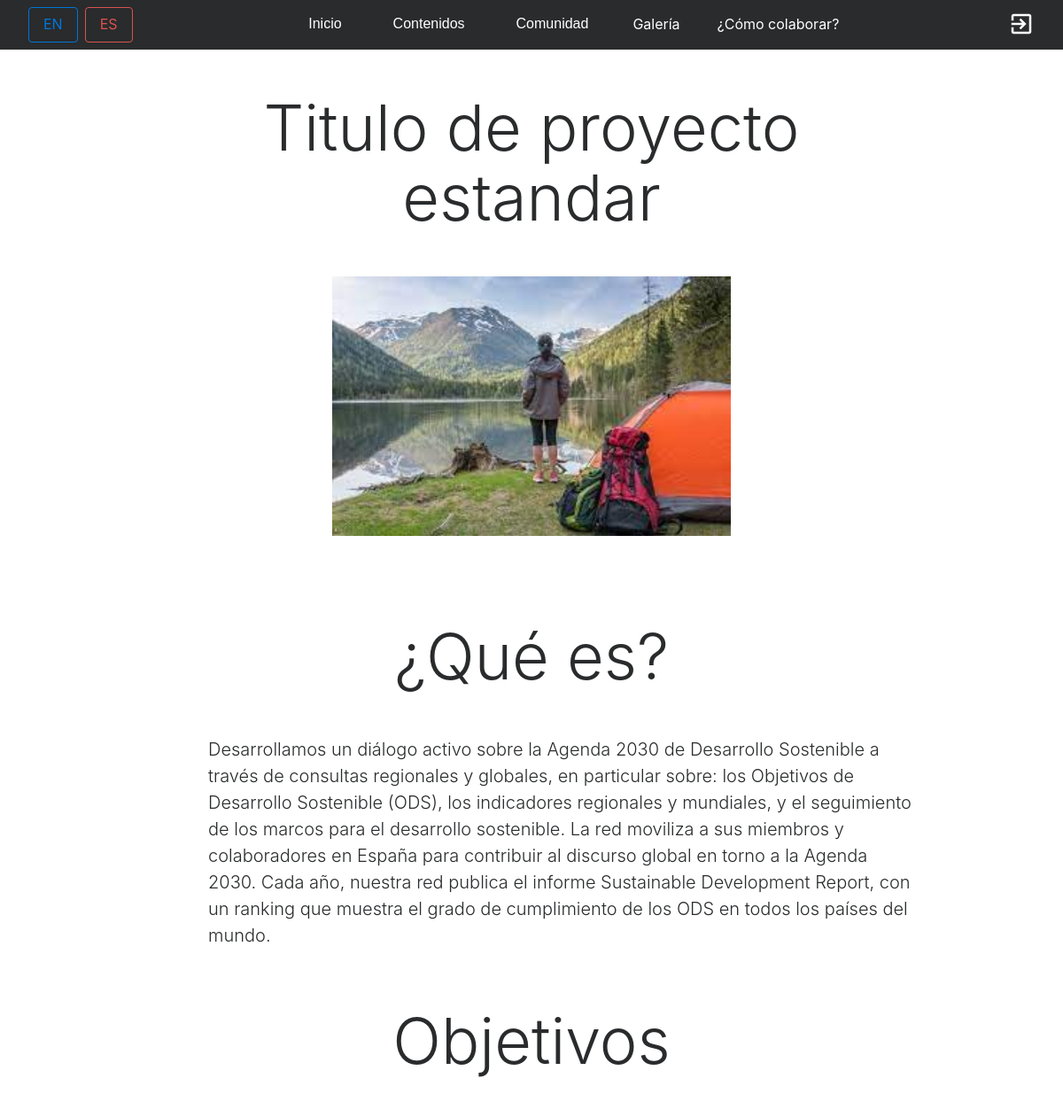
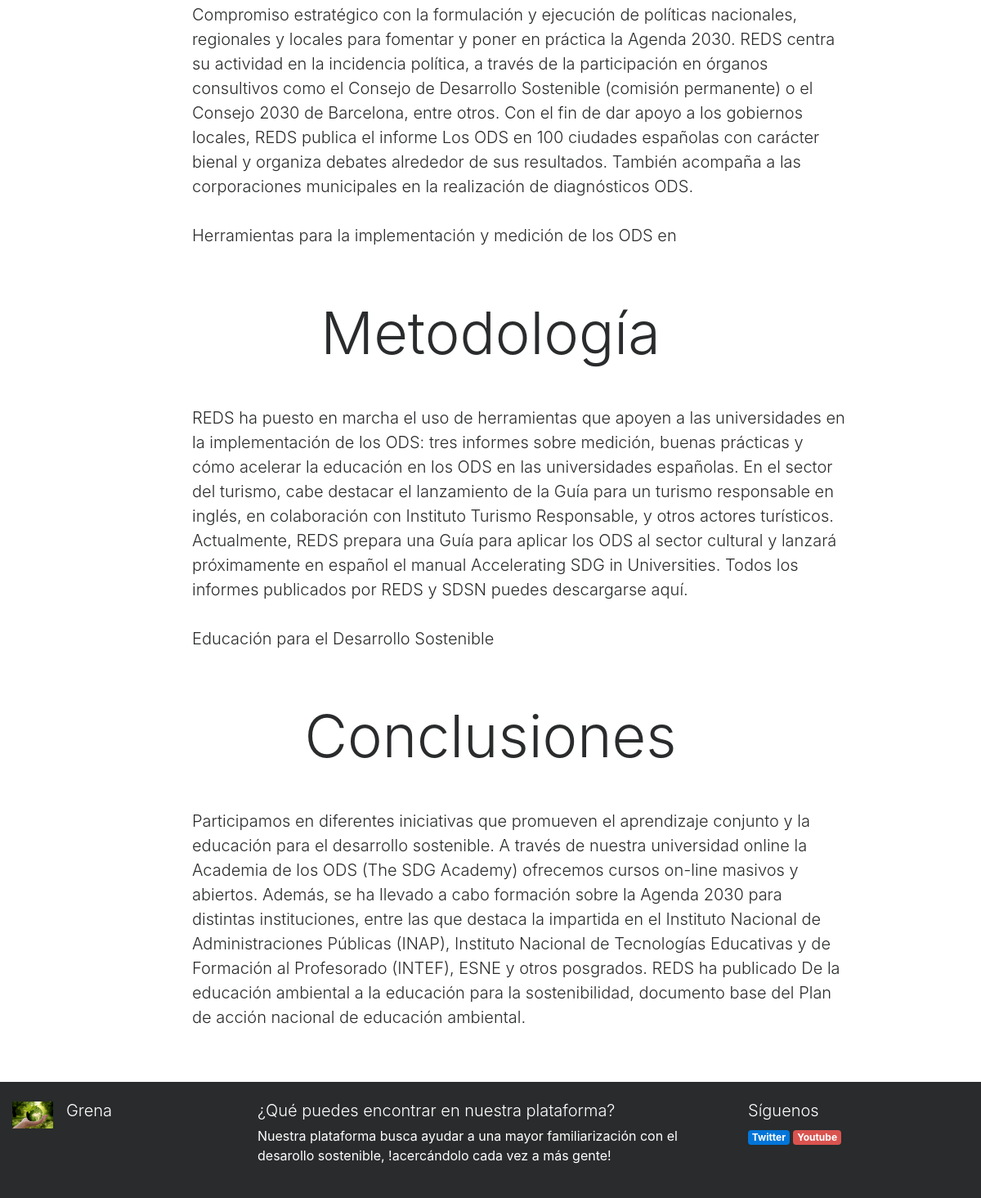
The page /index.php?controller=proyectos&action=view&id=1 on the database its author committed (2 pictures, top to bottom).
### tables this page shows
CREATE TABLE IF NOT EXISTS PROYECTO(
		ID_PROYECTO INT(10) AUTO_INCREMENT,
		IMAGEN VARCHAR(255) NOT NULL,
		TITULO VARCHAR(255) NOT NULL,
		INTRODUCCION VARCHAR(7000) NOT NULL,
		OBJETIVOS VARCHAR(7000) NOT NULL,
		METODOLOGIA VARCHAR(7000) NOT NULL,
		CONCLUSIONES VARCHAR(7000) NOT NULL,
		CONSTRAINT PK_PROYECTO PRIMARY KEY(ID_PROYECTO)

	);

### core/ViewManager.php (called while the page is built, shortened)
<?php
class ViewManager {
	private $variables = array();
	public function setVariable($varname, $value, $flash=false) {
		$this->variables[$varname] = $value;
	}
	public function getVariable($varname, $default=NULL) {
		if (!isset($this->variables[$varname])) {
			return $default;
		}
		return $this->variables[$varname];
	}
	public function render($controller, $viewname) {
		include(__DIR__."/../view/$controller/$viewname.php");
	}
	private static $viewmanager_singleton = NULL;
	public static function getInstance() {
		if (self::$viewmanager_singleton == null) {
			self::$viewmanager_singleton = new ViewManager();
		}
		return self::$viewmanager_singleton;
	}
}

### controller/ProyectosController.php (called while the page is built, shortened)
<?php
require_once(__DIR__."/../model/Proyecto.php");
require_once(__DIR__."/../model/ProyectoMapper.php");
require_once(__DIR__."/../core/ViewManager.php");
class ProyectosController extends BaseController {
	private $proyectoMapper;
	public function __construct() {
		$this->proyectoMapper = new ProyectoMapper();
	}
	public function view(){
		try{
		$proyectoid = $_GET["id"];
		$proyecto = $this->proyectoMapper->findById($proyectoid);
		$this->view->setVariable("proyecto", $proyecto);
		$this->view->render("proyectos", "view");
	} catch(Exception $ex) {
		$this->view->popFlashF();
		header("Location: index.php?controller=proyectos&action=showall");
	}
	}
}

### index.php (called while the page is built, shortened)
<?php
function run() {
	try {
		$controller = loadController($_GET["controller"]);
		$actionName = $_GET["action"];
		$controller->$actionName();
	} catch(Exception $ex) {
		die("An exception occured!!!!!".$ex->getMessage());
	}
}
function loadController($controllerName) {
	return new $controllerClassName();
}
run();
?>

### model/Proyecto.php (called while the page is built, shortened)
<?php
class Proyecto {
	private $titulo;
	private $introduccion;
	private $objetivos;
	private $metodologia;
	private $conclusiones;
	public function __construct($id=NULL,$imagen=NULL, $introduccion=NULL, $objetivos=NULL, $titulo=NULL, $metodologia=NULL,$conclusiones=NULL) {
		$this->imagen= $imagen;
		$this->introduccion= $introduccion;
		$this->objetivos = $objetivos;
		$this->titulo = $titulo;
		$this->metodologia = $metodologia;
		$this->conclusiones = $conclusiones;
	}
	public function getImagen() {
		return $this->imagen;
	}
	public function getIntroduccion() {
		return $this->introduccion;
	}
	public function getObjetivos() {
		return $this->objetivos;
	}
	public function getTitulo() {
		return $this->titulo;
	}
	public function getMetodologia() {
		return $this->metodologia;
	}
	public function getConclusiones() {
		return $this->conclusiones;
	}
}

### model/ProyectoMapper.php (called while the page is built, shortened)
<?php
require_once(__DIR__."/../core/PDOConnection.php");
require_once(__DIR__."/../model/Proyecto.php");
class ProyectoMapper {
	private $db;
	public function __construct() {
		$this->db = PDOConnection::getInstance();
	}
	public function findById($proyectoid){
		$stmt = $this->db->prepare("SELECT * FROM PROYECTO WHERE ID_PROYECTO=?");
		$stmt->execute(array($proyectoid));
		$proyecto = $stmt->fetch(PDO::FETCH_ASSOC);
		if($proyecto != null) {
			return new Proyecto(
				$proyecto["ID_PROYECTO"],$proyecto["IMAGEN"], $proyecto["INTRODUCCION"],$proyecto["OBJETIVOS"],$proyecto["TITULO"],$proyecto["METODOLOGIA"],$proyecto["CONCLUSIONES"]);
		} else {
			return NULL;
		}
	}
	}

### core/PDOConnection.php (called while the page is built)
<?php
class PDOConnection {
	private static $dbhost = "127.0.0.1";
	private static $dbname = "GRENA";
	private static $dbuser = "grena";
	private static $dbpass = "grena21";
	private static $db_singleton = null;
	public static function getInstance() {
		if (self::$db_singleton == null) {
			self::$db_singleton = new PDO(
			"mysql:host=".self::$dbhost.";dbname=".self::$dbname.";charset=utf8",
			self::$dbuser,
			self::$dbpass,
			array(
				PDO::ATTR_EMULATE_PREPARES => false,
				PDO::ATTR_ERRMODE => PDO::ERRMODE_EXCEPTION
			)
		);
	}
	return self::$db_singleton;
}
}
?>

### core/I18n.php (called while the page is built, shortened)
<?php
class I18n {
	private $messages;
	public function i18n($key) {
		if (isset($this->messages[$key])){
			return $this->messages[$key];
		}else{
			return $key;
		}
	}
	private static $i18n_singleton = null;
	public static function getInstance() {
		if (self::$i18n_singleton == NULL) {
			self::$i18n_singleton = new I18n();
		}
		return self::$i18n_singleton;
	}
}
function i18n($key) {
	return I18n::getInstance()->i18n($key);
}

### view/proyectos/view.php (the view, shortened to what this page needs)
<?php
require_once(__DIR__."/../../core/ViewManager.php");
$view = ViewManager::getInstance();
$proyecto = $view->getVariable("proyecto");
?>
<div class="container my-5 w-75 ">
<h1 class="display-3 titulovideos"><?= $proyecto->getTitulo() ?></h1> </a>
<div class="row d-flex  align-items-center  ">
<img class=" img-fluid mx-auto w-50 h-50 mb-5 "   src="images/<?= $proyecto->getImagen() ?>" alt="Generic placeholder image">
          <div class="col-md-12  align-items-center mt-5">
          <h3 class="display-3 titulovideos"><?= i18n("¿Qué es?")?></h3>
          <p class="lead textovideos"><?= nl2br($proyecto->getIntroduccion())?></p></div>
          <div class="col-md-12  align-items-center mt-5">
          <h3 class="display-3 titulovideos"><?= i18n("Objetivos")?></h3>
          <p class="lead textovideos"><?= nl2br($proyecto->getObjetivos())?></p></div>
          <div class="col-md-12  align-items-center mt-5">
          <h3 class="display-3 titulovideos"><?= i18n("Metodología")?></h3>
          <p class="lead textovideos"><?= nl2br($proyecto->getMetodologia())?></p></div>
          <div class="col-md-12  align-items-center mt-5">
          <h3 class="display-3 titulovideos"><?= i18n("Conclusiones")?></h3>
          <p class="lead textovideos"><?= nl2br($proyecto->getConclusiones())?></p></div>

### rows shown on the page
proyecto: TITULO "Titulo de proyecto estandar", IMAGEN (picture), INTRODUCCION "Desarrollamos un diálogo activo sobre la Agenda 2030 de Desarrollo Sostenible a través de consultas regionales y globales, en particular sobre: los Objetivos de Desarrollo Sostenible (ODS), los indicadores regionales y mundiales, y el seguimiento de los marcos para el desarrollo sostenible. La red moviliza a sus miembros y colaboradores en España para contribuir al discurso global en torno a la Agenda 2030. Cada año, nuestra red publica el informe Sustainable Development Report, con un ranking que muestra el grado de cumplimiento de los ODS en todos los países del mundo.", OBJETIVOS "Compromiso estratégico con la formulación y ejecución de políticas nacionales, regionales y locales para fomentar y poner en práctica la Agenda 2030. REDS centra su actividad en la incidencia política, a través de la participación en órganos consultivos como el Consejo de Desarrollo Sostenible (comisión permanente) o el Consejo 2030 de Barcelona, entre otros. Con el fin de dar apoyo a los gobiernos locales, REDS publica el informe Los ODS en 100 ciudades españolas con carácter bienal y organiza debates alrededor de sus resultados. También acompaña a las corporaciones municipales en la realización de diagnósticos ODS. Herramientas para la implementación y medición de los ODS en", METODOLOGIA "REDS ha puesto en marcha el uso de herramientas que apoyen a las universidades en la implementación de los ODS: tres informes sobre medición, buenas prácticas y cómo acelerar la educación en los ODS en las universidades españolas. En el sector del turismo, cabe destacar el lanzamiento de la Guía para un turismo responsable en inglés, en colaboración con Instituto Turismo Responsable, y otros actores turísticos. Actualmente, REDS prepara una Guía para aplicar los ODS al sector cultural y lanzará próximamente en español el manual Accelerating SDG in Universities. Todos los informes publicados por REDS y SDSN puedes descargarse aquí. Educación para el Desarrollo Sostenible", CONCLUSIONES "Participamos en diferentes iniciativas que promueven el aprendizaje conjunto y la educación para el desarrollo sostenible. A través de nuestra universidad online la Academia de los ODS (The SDG Academy) ofrecemos cursos on-line masivos y abiertos. Además, se ha llevado a cabo formación sobre la Agenda 2030 para distintas instituciones, entre las que destaca la impartida en el Instituto Nacional de Administraciones Públicas (INAP), Instituto Nacional de Tecnologías Educativas y de Formación al Profesorado (INTEF), ESNE y otros posgrados. REDS ha publicado De la educación ambiental a la educación para la sostenibilidad, documento base del Plan de acción nacional de educación ambiental."

### other values the page prints
i18n("Inicio") "Inicio"
i18n("Contenidos") "Contenidos"
i18n("Comunidad") "Comunidad"
i18n("Galería") "Galería"
i18n("¿Cómo colaborar?") "¿Cómo colaborar?"
i18n("¿Qué es?") "¿Qué es?"
i18n("Objetivos") "Objetivos"
i18n("Metodología") "Metodología"
i18n("Conclusiones") "Conclusiones"
i18n("¿Qué puedes encontrar en nuestra plataforma?") "¿Qué puedes encontrar en nuestra plataforma?"
